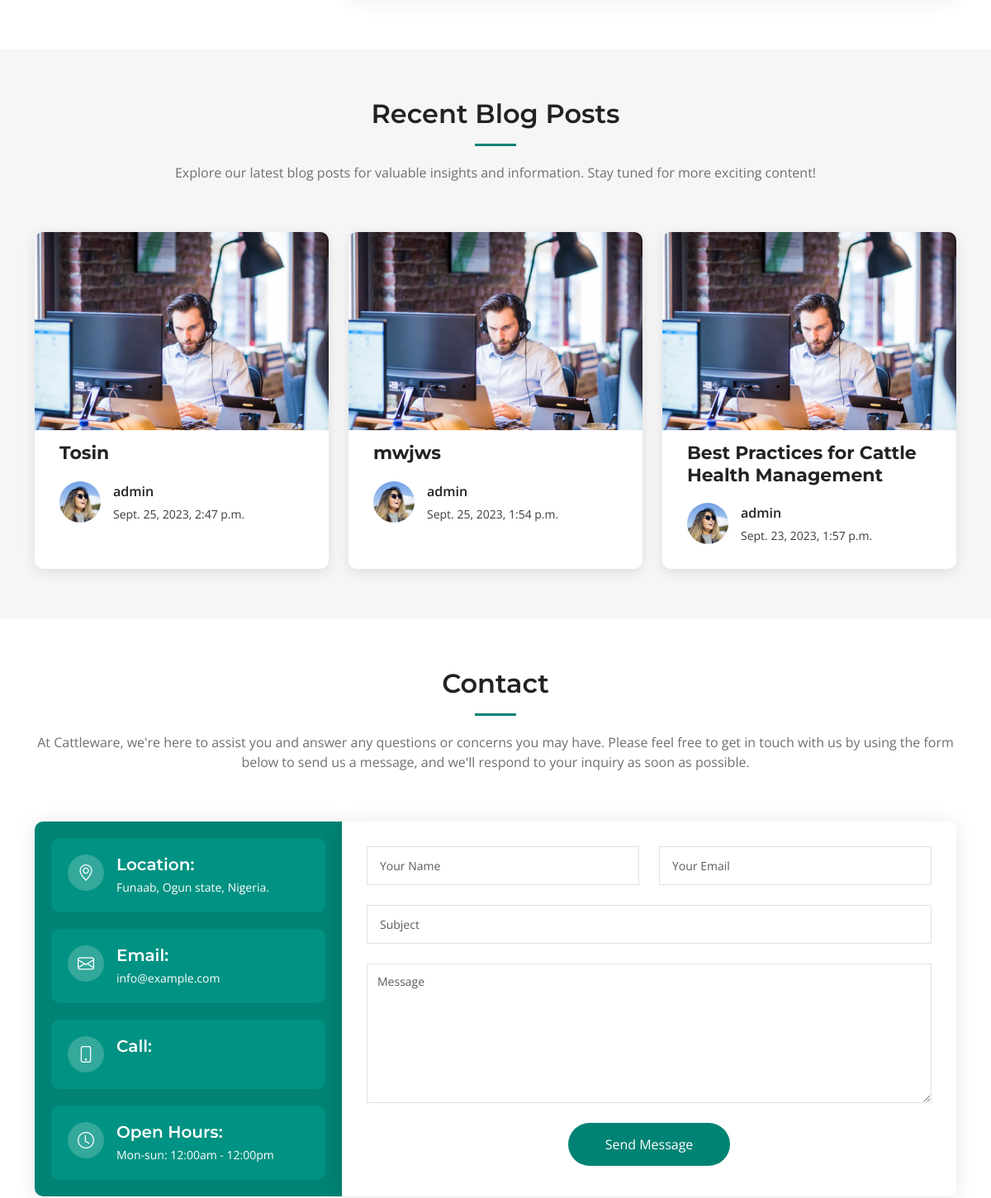
The app's page / (middle part), older data.
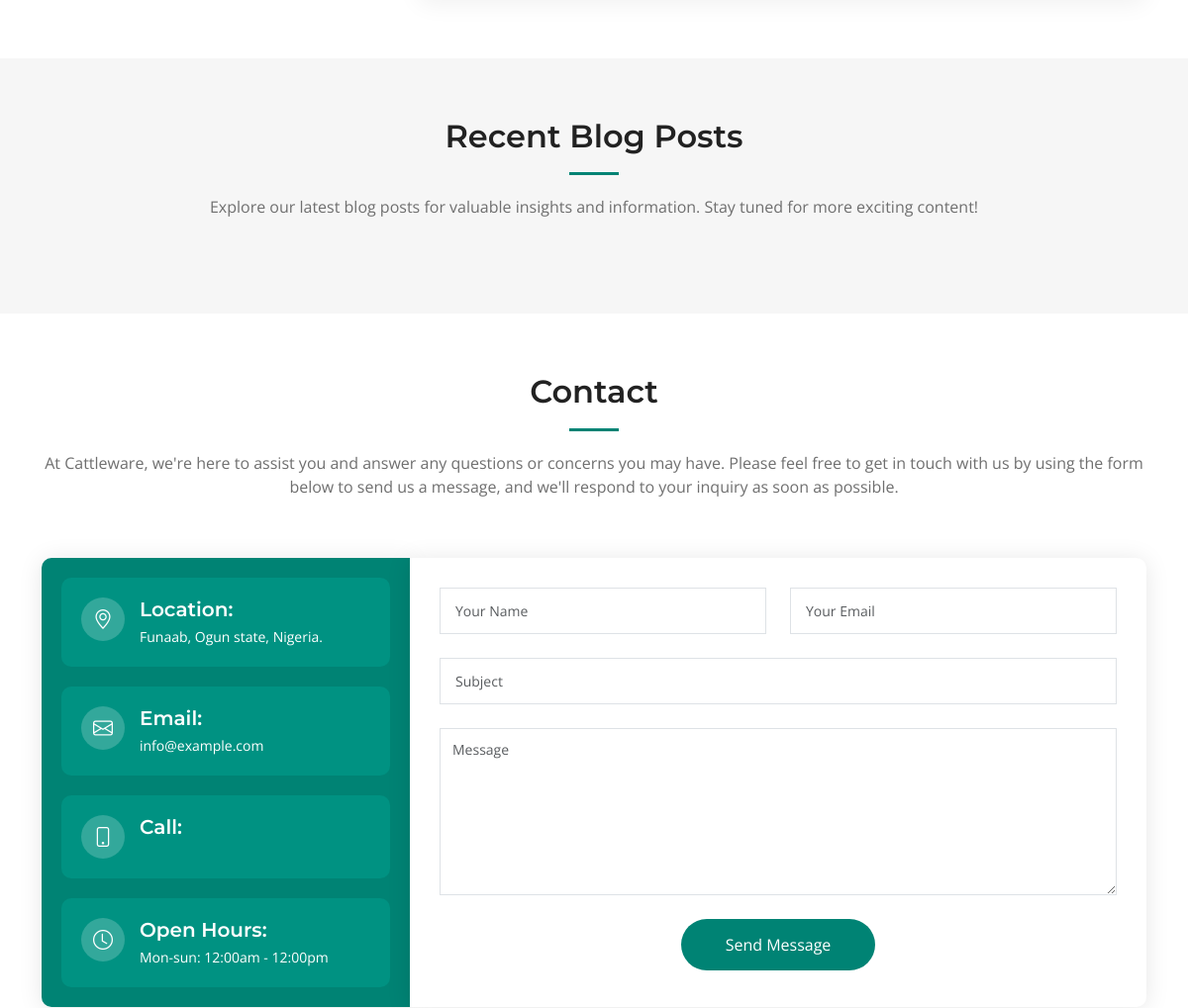
The same page, newer data.
### blog/models.py (models this page shows, shortened)
class BlogPost(models.Model):
    title = models.CharField(max_length=200)
    author = models.ForeignKey(User, on_delete=models.CASCADE)
    content = models.TextField()
    pub_date = models.DateTimeField(auto_now_add=True)
    approve = models.BooleanField(default=False)

### main/views.py (the view)
# urls.py: 2. Add a URL to urlpatterns:  path('', views.home, name='home')
def home(request):
    recent_blogs = BlogPost.objects.all().order_by('-pub_date')[:3]
    user = User.objects.all().count()
    cattle = Cattle.objects.all().count()
    return render(request, 'index.html', {"recent_blogs": recent_blogs, 'user':user, 'cattle': cattle})

### templates/index.html (shortened to what this page needs)
{% extends 'base.html' %}
{% load static %}
{% block content %}
  <main id="main">
    <section id="faq" class="faq">
    </section>
    <section id="recent-posts" class="recent-posts sections-bg">
      <div class="container" data-aos="fade-up">
        <div class="section-header">
          <h2>Recent Blog Posts</h2>
          <p>Explore our latest blog posts for valuable insights and information. Stay tuned for more exciting content!</p>
        </div>
        <div class="row gy-4">
{% for recent_blog in recent_blogs %}
          <div class="col-xl-4 col-md-6">
            <article>
              <div class="post-img">
                <img src="{% static '/img/blog/blog-1.jpg' %}" alt="" class="img-fluid">
              </div>
              <h2 class="title">
                <a href="{% url 'blog_post_detail' recent_blog.pk %}">{{ recent_blog.title }}</a>
              </h2>
              <div class="d-flex align-items-center">
                <img src="{% static '/img/blog/blog-author.jpg" alt="" class="img-fluid post-author-img flex-shrink-0">
                <div class="post-meta">
                  <p class="post-author">{{ recent_blog.author }}</p>
                  <p class="post-date">
                    <time datetime="2022-01-01">{{ recent_blog.pub_date }}</time>
                  </p>
                </div>
              </div>
            </article>
          </div>
        </div>
      </div>
    </section>
    <section id="contact" class="contact">
      <div class="container" data-aos="fade-up">
        <div class="section-header">
          <h2>Contact</h2>
          <p>At Cattleware, we're here to assist you and answer any questions or concerns you may have. Please feel free to get in touch with us
              by using the form below to send us a message, and we'll respond to your inquiry as soon as possible.
          </p>
        </div>
        <div class="row gx-lg-0 gy-4">
          <div class="col-lg-4">
            <div class="info-container d-flex flex-column align-items-center justify-content-center">
              <div class="info-item d-flex">
                <i class="bi bi-geo-alt flex-shrink-0"></i>
                <div>
                  <h4>Location:</h4>
                  <p>Funaab, Ogun state, Nigeria.</p>
                </div>
              </div>
              <div class="info-item d-flex">
                <i class="bi bi-envelope flex-shrink-0"></i>
                <div>
                  <h4>Email:</h4>
                  <p>info@example.com</p>
                </div>
              </div>
              <div class="info-item d-flex">
                <i class="bi bi-phone flex-shrink-0"></i>
                <div>
                  <h4>Call:</h4>
                </div>
              </div>
              <div class="info-item d-flex">
                <i class="bi bi-clock flex-shrink-0"></i>
                <div>
                  <h4>Open Hours:</h4>
                  <p>Mon-sun: 12:00am - 12:00pm</p>
                </div>
              </div>
            </div>
          </div>
          <div class="col-lg-8">
            <form  method="post" role="form" class="php-email-form">
              <div class="row">
                <div class="col-md-6 form-group">
                  <input type="text" name="name" class="form-control" id="name" placeholder="Your Name" required>
                </div>
                <div class="col-md-6 form-group mt-3 mt-md-0">
                  <input type="email" class="form-control" name="email" id="email" placeholder="Your Email" required>
                </div>
              </div>
              <div class="form-group mt-3">
                <input type="text" class="form-control" name="subject" id="subject" placeholder="Subject" required>
              </div>
              <div class="form-group mt-3">
                <textarea class="form-control" name="message" rows="7" placeholder="Message" required></textarea>
              </div>
              <div class="text-center"><button type="submit">Send Message</button></div>
            </form>
          </div>
        </div>
      </div>
    </section>
  </main>
 {% endblock %}

### templates/base.html (shortened to what this page needs)
 {% load static %}
<!DOCTYPE html>
<html lang="en">
<head>
  <link href="{% static '/vendor/bootstrap/css/bootstrap.min.css' %}" rel="stylesheet">
  <link href="{% static '/vendor/bootstrap-icons/bootstrap-icons.css' %}" rel="stylesheet">
  <link href="{% static '/vendor/aos/aos.css' %}" rel="stylesheet">
  <link href="{% static '/vendor/glightbox/css/glightbox.min.css' %}" rel="stylesheet">
  <link href="{% static '/vendor/swiper/swiper-bundle.min.css' %}" rel="stylesheet">
  <link href="{% static '/css/main.css' %}?{% now 'U' %}" rel="stylesheet">
</head>
{% block body %}
  {% block content %}
    {% endblock %}
</body>
{% endblock body %}
</html>

### static/css/main.css (style rules this page uses)
:root { --font-default: "Open Sans", system-ui, -apple-system, "Segoe UI", Roboto, "Helvetica Neue", Arial, "Noto Sans", "Liberation Sans", sans-serif, "Apple Color Emoji", "Segoe UI Emoji", "Segoe UI Symbol", "Noto Color Emoji"; --font-primary: "Montserrat", sans-serif; --font-secondary: "Poppins", sans-serif; }
:root { --color-default: #222222; --color-primary: #008374; --color-secondary: #f85a40; }
:root { scroll-behavior: smooth; }
h1, h2, h3, h4, h5, h6 { font-family: var(--font-primary); }
section { padding: 60px 0; overflow: hidden; }
.sections-bg { background-color: #f6f6f6; }
.section-header { text-align: center; padding-bottom: 60px; }
.section-header h2 { font-size: 32px; font-weight: 600; margin-bottom: 20px; padding-bottom: 20px; position: relative; }
.section-header h2:after { content: ""; position: absolute; display: block; width: 50px; height: 3px; background: var(--color-primary); left: 0; right: 0; bottom: 0; margin: auto; }
.section-header p { margin-bottom: 0; color: #6f6f6f; }
section { scroll-margin-top: 70px; }
.contact .info-container { background-color: var(--color-primary); height: 100%; padding: 20px; border-radius: 10px 0 0 10px; box-shadow: 0px 2px 25px rgba(0, 0, 0, 0.1); }
.contact .info-item { width: 100%; background-color: #009282; margin-bottom: 20px; padding: 20px; border-radius: 10px; color: #fff; }
.contact .info-item:last-child { margin-bottom: 0; }
.contact .info-item i { font-size: 20px; color: #fff; float: left; width: 44px; height: 44px; background-color: rgba(255, 255, 255, 0.2); display: flex; justify-content: center; align-items: center; border-radius: 50px; transition: all 0.3s ease-in-out; margin-right: 15px; }
.contact .info-item h4 { padding: 0; font-size: 20px; font-weight: 600; margin-bottom: 5px; }
.contact .info-item p { padding: 0; margin-bottom: 0; font-size: 14px; }
.contact .php-email-form { width: 100%; height: 100%; background: #fff; box-shadow: 0px 2px 25px rgba(0, 0, 0, 0.1); padding: 30px; border-radius: 0 10px 10px 0; }
.contact .php-email-form .form-group { padding-bottom: 8px; }
.contact .php-email-form input, .contact .php-email-form textarea { border-radius: 0; box-shadow: none; font-size: 14px; }
.contact .php-email-form input[type=text], .contact .php-email-form input[type=email], .contact .php-email-form textarea { padding: 12px 15px; }
.contact .php-email-form textarea { padding: 10px 12px; }
.php-email-form button[type=submit] { background: var(--color-primary); border: 0; padding: 14px 45px; color: #fff; transition: 0.4s; border-radius: 50px; }

Row changes from the older to the newer data that the page shows:
removed BlogPost: title "Tosin", author "admin", pub_date "Sept. 25, 2023, 2:47 p.m."
removed BlogPost: title "mwjws", author "admin", pub_date "Sept. 25, 2023, 1:54 p.m."
removed BlogPost: title "Best Practices for Cattle Health Management", author "admin", pub_date "Sept. 23, 2023, 1:57 p.m."
